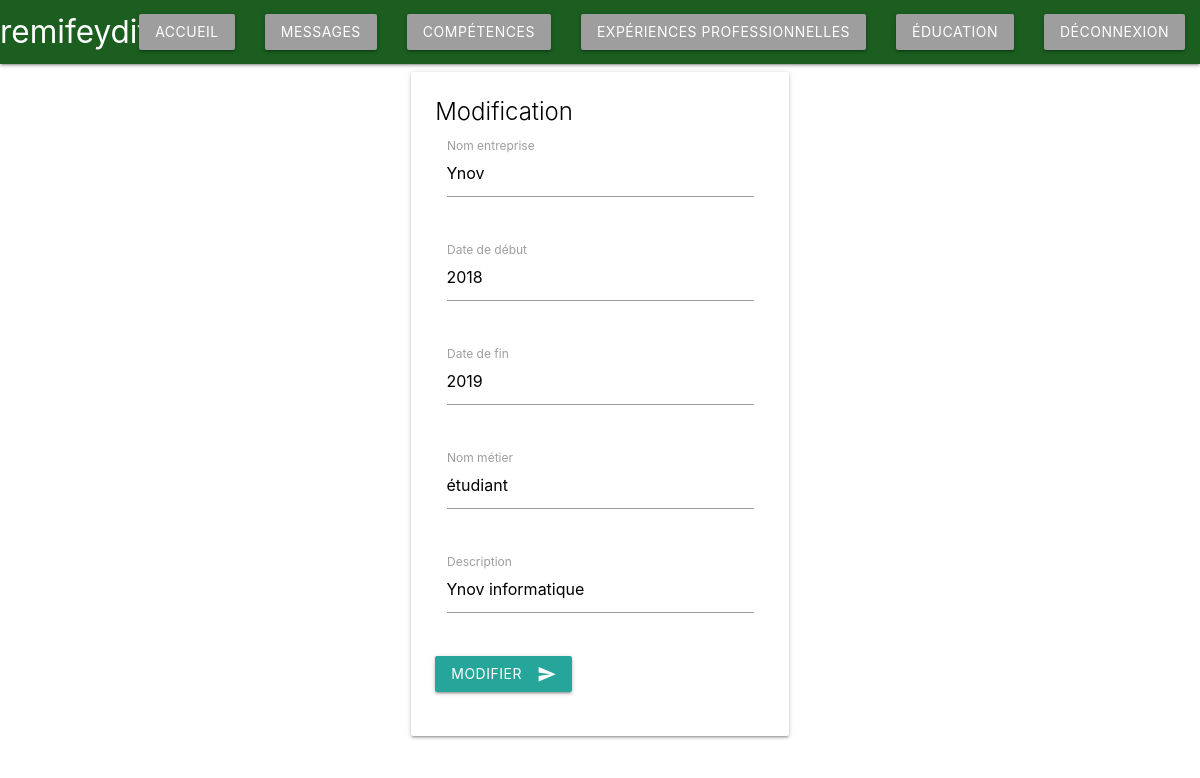
/CV/dashboard/edit/editExpPro.php?id=4, run on the app's committed database.
### tables this page shows
CREATE TABLE `professionalexperience` (
  `id` int(11) NOT NULL,
  `companyName` varchar(20) DEFAULT NULL,
  `startDate` varchar(20) DEFAULT NULL,
  `endDate` varchar(20) DEFAULT NULL,
  `jobName` varchar(20) DEFAULT NULL,
  `description` text NOT NULL,
  `idAdmin` int(11) DEFAULT NULL
);

### CV/dashboard/edit/editExpPro.php (the view, shortened to what this page needs)
<!DOCTYPE html>
<html lang="en">
<head>
    <?php
    include_once("../../include/head.php");
    $pdo = connectPDO();
    ?>
</head>
<body>
<?php include_once("../../include/header.php");
$id = $_GET['id'] ?? false;
$query = $pdo->prepare('SELECT * FROM professionalexperience WHERE id = :id');
$query->execute([
    'id' => $id
]);
$experiences = $query->fetchAll();
foreach ($experiences as $experience)
{
?>
<div class="row">
    <div class="col s12 m4"></div>
    <div class="col s12 m4">
        <div class="card white">
            <div class="card-content black-text">
                <span class="card-title">Modification</span>
                <div class="row">
                <form class="col s12" method="POST" action="">
                    <div class="row">
                        <div class="col s12">
                            <div class="input-field col s12">
                                <input id="companyName" type="text" name="companyName" value="<?= $experience['companyName']?>" class="validate">
                                <label for="companyName">Nom entreprise</label>
                            </div>
                        </div>
                    </div>
                    <div class="row">
                        <div class="col s12">
                            <div class="input-field col s12">
                                <input id="startDate" type="text" name='startDate' value="<?= $experience['startDate']?>" class="validate">
                                <label for="startDate">Date de début</label>
                            </div>
                        </div>
                    </div>
                    <div class="row">
                        <div class="col s12">
                            <div class="input-field col s12">
                                <input id="endDate" type="text" name="endDate" value="<?= $experience['endDate']?>" class="validate">
                                <label for="endDate">Date de fin</label>
                            </div>
                        </div>
                    </div>
                    <div class="row">
                        <div class="col s12">
                            <div class="input-field col s12">
                                <input id="jobName" type="text" name="jobName" value="<?= $experience['jobName'] ?>" class="validate">
                                <label for="jobName">Nom métier</label>
                            </div>
                        </div>
                    </div>
                    <div class="row">
                        <div class="col s12">
                            <div class="input-field col s12">
                                <input id="description" type="text" name="description" value="<?= $experience['description'] ?>" class="validate">
                                <label for="description">Description</label>
                            </div>
                        </div>
                    </div>
                    <button class="btn waves-effect waves-light" type="submit">Modifier<i class="material-icons right">send</i>
                </button>
            </form>
        </div>
    </div>
</div>
</div>
</div>
<?php }
?>
</body>
</html>

### data on the page
professionalexperience: companyName "Ynov", startDate "2018", endDate "2019", jobName "étudiant", description "Ynov informatique"
